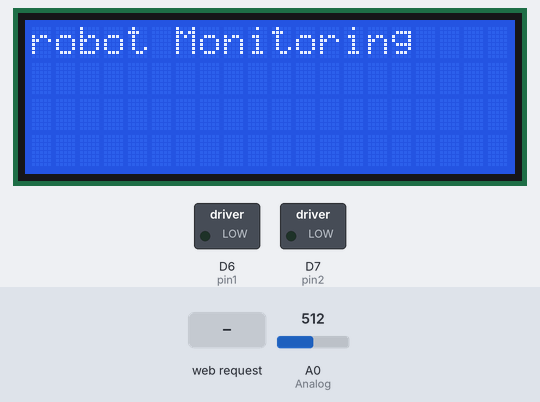
Bench run of a sketch on a simulated ESP8266 (NodeMCU). On the bench: 20×4 character LCD, switched loads named in the sketch (green lamp = pin HIGH). Inputs (shaded band) come from the test bench; at power-on: A0 (Analog) = 512. WiFi joins after 1.5 s; servers stay silent unless stated; what the sketch prints to the serial monitor is not drawn.

Above: at 3.7 s.
3.8 s: HTTP request GET /FORWARDON received
At 4.6 s:
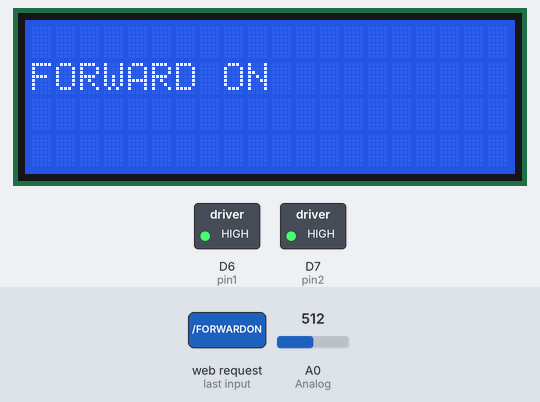
5.5 s: HTTP request GET /FORWARDOFF received
At 5.9 s:
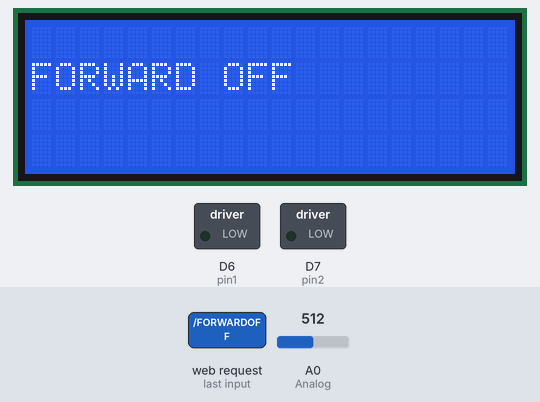
Timing chart, 0 to 8.5 s (numbered marks = the images above; inputs shaded):
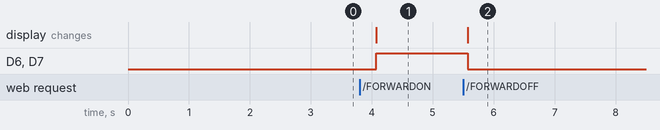

The sketch:

sensor_HOTspot_NODEMCU.ino
```cpp
/////////////for hot spot
#include <ESP8266WiFi.h>
#include <WiFiClient.h>
#include <ESP8266WebServer.h>
#include <ESP8266mDNS.h>

int Analog = A0;

#include <LiquidCrystal.h>
// initialize the library with the numbers of the interface pins
LiquidCrystal lcd(D0, D1, D2, D3, D4, D5);

/////////////for hotspot
MDNSResponder mdns;

// Replace with your network credentials
const char* ssid = "Boom";
const char* password = "vaibhav1234";

String webString="";

ESP8266WebServer server(80);

String webPage = "";
String web="";
int pin1 = D6;
int pin2 = D7;

int TEMP_level=0;
void setup()
{
   lcd.begin(20, 4);
   lcd.print("robot Monitoring");
  webPage +="<h2>ESP8266 Web Server new</h2><p>TEMP METER <a href=\"TEMP\"><button> TEMPERATURE (oC)</button></a></p>";
  webPage += "<p>MOTOR1-STATUS <a href=\"FORWARDON\"><button>ON</button></a>&nbsp;<a href=\"FORWARDOFF\"><button>OFF</button></a></p>";
  // preparing GPIOs
  pinMode(pin1, OUTPUT);
  digitalWrite(pin1, LOW);
  pinMode(pin2, OUTPUT);
  digitalWrite(pin2, LOW);

  delay(1000);
  Serial.begin(115200);
  WiFi.begin(ssid, password);
  Serial.println("");

  // Wait for connection
  while (WiFi.status() != WL_CONNECTED)
  {
    delay(500);
    Serial.print(".");
  }
  Serial.println("");
  Serial.print("Connected to ");
  Serial.println(ssid);
  Serial.print("IP address: ");
  Serial.println(WiFi.localIP());

  if (mdns.begin("esp8266", WiFi.localIP()))
  {
    Serial.println("MDNS responder started");
  }

  server.on("/", []()
  {
    server.send(200, "text/html", webPage);
  });

  /**************************************************************************************/

    server.on("/TEMP", []()
    {
      // if you add this subdirectory to your webserver call, you get text below :)
    //  gettemperature();       // read sensor
     get_TEMP();
     webString="TEMPERATURE: "+String((float)TEMP_level)+"oC";
     server.send(200, "text/plain", webString);            // send to someones browser when asked
    });


  server.on("/FORWARDON", []()
  {
    server.send(200, "text/html", webPage);
    digitalWrite(pin1, HIGH);
    digitalWrite(pin2, HIGH);
    lcd.clear();
    lcd.setCursor(0, 1);
    lcd.print("FORWARD ON ");
    delay(1000);
  });
  server.on("/FORWARDOFF", []()
  {
    server.send(200, "text/html", webPage);
    digitalWrite(pin1, LOW);
    digitalWrite(pin2, LOW);
     lcd.clear();
    lcd.setCursor(0, 1);
    lcd.print("FORWARD OFF");
    delay(1000);
  });
  server.begin();
  Serial.println("Congats Boss, Your HTTP server started");
}

void loop()
{
server.handleClient();
get_TEMP();
delay(500);
}

void get_TEMP()
{
  int TEMP_level1= analogRead(Analog);
  TEMP_level=TEMP_level1/2;
 }
```

Measured:
- after the input at 3.8 s, D6 (pin1), D7 (pin2): LOW → HIGH after 0.27 s; the display: changes after 0.27 s (image 1)
- after the input at 5.5 s, D6 (pin1), D7 (pin2): HIGH → LOW after 0.08 s; the display: changes after 0.08 s (image 2)
